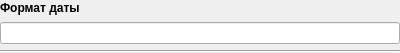
<?xml version="1.0" encoding="UTF-8"?>
<ui version="4.0">
 <class>NedDateTag</class>
 <widget class="QWidget" name="NedDateTag">
  <property name="geometry">
   <rect>
    <x>0</x>
    <y>0</y>
    <width>400</width>
    <height>53</height>
   </rect>
  </property>
  <property name="windowTitle">
   <string>Form</string>
  </property>
  <layout class="QVBoxLayout" name="verticalLayout">
   <property name="leftMargin">
    <number>0</number>
   </property>
   <property name="topMargin">
    <number>0</number>
   </property>
   <property name="rightMargin">
    <number>0</number>
   </property>
   <property name="bottomMargin">
    <number>0</number>
   </property>
   <item>
    <widget class="QLabel" name="formatdate">
     <property name="sizePolicy">
      <sizepolicy hsizetype="Preferred" vsizetype="Preferred">
       <horstretch>0</horstretch>
       <verstretch>0</verstretch>
      </sizepolicy>
     </property>
     <property name="minimumSize">
      <size>
       <width>0</width>
       <height>0</height>
      </size>
     </property>
     <property name="maximumSize">
      <size>
       <width>16777215</width>
       <height>16</height>
      </size>
     </property>
     <property name="styleSheet">
      <string notr="true">font-weight: bold;</string>
     </property>
     <property name="text">
      <string>&lt;html&gt;&lt;head/&gt;&lt;body&gt;&lt;p&gt;Формат даты&lt;/p&gt;&lt;/body&gt;&lt;/html&gt;</string>
     </property>
     <property name="textFormat">
      <enum>Qt::AutoText</enum>
     </property>
     <property name="scaledContents">
      <bool>false</bool>
     </property>
    </widget>
   </item>
   <item>
    <widget class="QLineEdit" name="lineedit_format">
     <property name="clearButtonEnabled">
      <bool>false</bool>
     </property>
    </widget>
   </item>
   <item>
    <widget class="Line" name="line">
     <property name="orientation">
      <enum>Qt::Horizontal</enum>
     </property>
    </widget>
   </item>
  </layout>
 </widget>
 <resources/>
 <connections/>
</ui>
